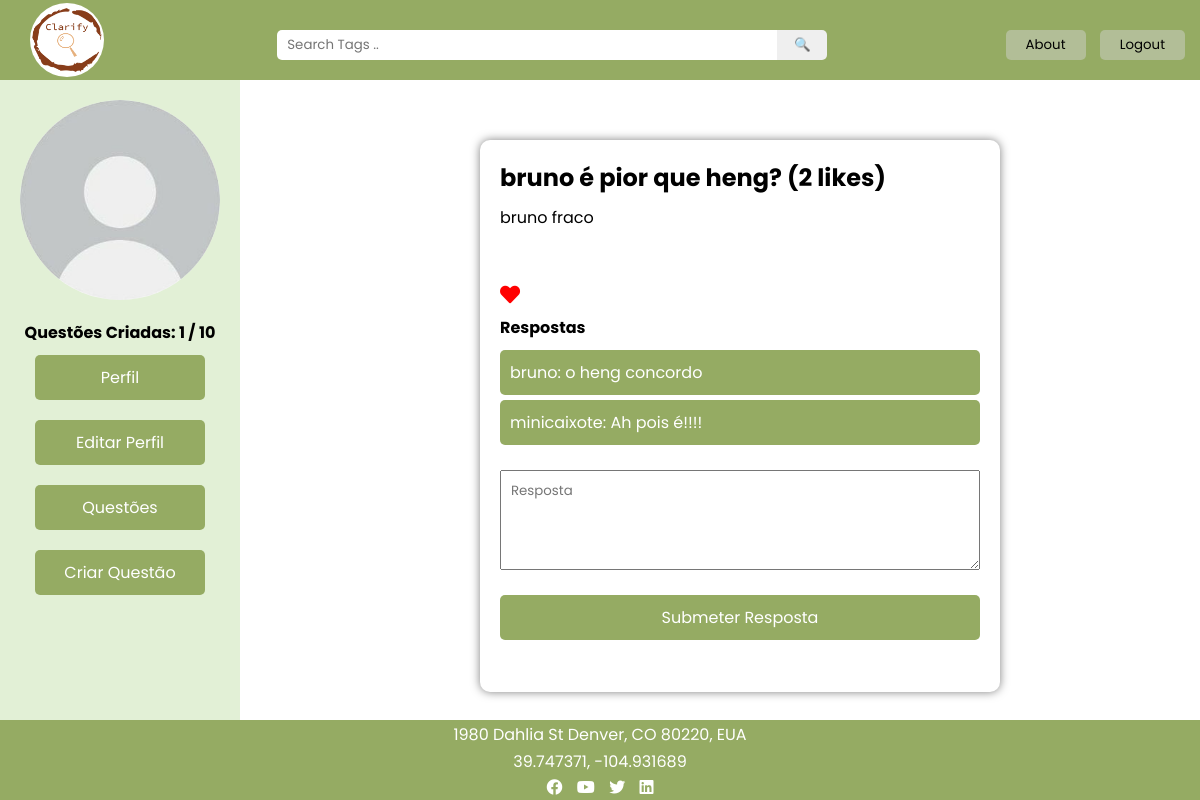
The page /forum/16/detalhe_questao (signed in) on the database as committed earlier.
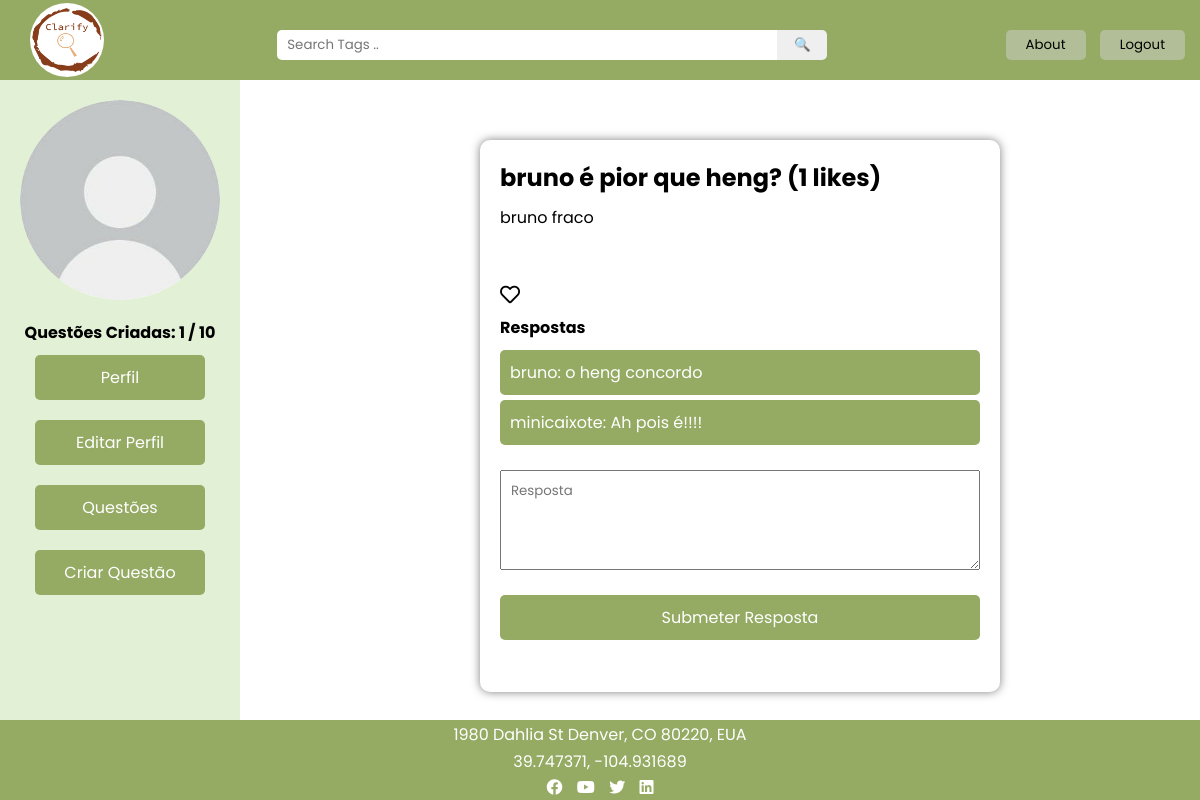
The same page on the database as committed later.
### forum/models.py (models this page shows)
class Questao(models.Model):
    user = models.ForeignKey(User, on_delete=models.CASCADE)
    questao_titulo = models.CharField(max_length=100, default="")
    questao_descricao = models.CharField(max_length=500, default="")
    questao_data = models.DateTimeField('data da publicacao')
    tags = models.ManyToManyField('Tag', related_name='questao')
    numero_likes = models.IntegerField(default=0)

### forum/views.py (the view)
# urls.py: path("<int:questao_id>/detalhe_questao", views.detalhe_questao, name='detalhe_questao'), # pagina detalhe questao
def detalhe_questao(request, questao_id):
    questao = get_object_or_404(Questao, pk=questao_id)
    like = isLiked(request, questao)
    if request.method == 'POST':
        if request.user.is_authenticated:
            try:
                resposta_texto = request.POST['resposta_texto']
                Resposta.objects.create(questao=questao, user=request.user, resposta_texto=resposta_texto,
                                    resposta_data=timezone.now())
            except(KeyError):
                list_respostas = Resposta.objects.filter(questao=questao)
                return render(request, "detalhe_questao.html", {'questao': questao, "list": list_respostas, "like":like, "erro_message": "Erro"})
            list_respostas = Resposta.objects.filter(questao=questao)
            return render(request, 'detalhe_questao.html', {'questao': questao, "list": list_respostas, "like":like})
        else:
            list_respostas = Resposta.objects.filter(questao=questao)
            return render(request, 'detalhe_questao.html', {'questao':questao, 'list':list_respostas, "like":like, 'error_message':"Login necessário"})
    else:
        list_respostas = Resposta.objects.filter(questao=questao)
        return render(request, 'detalhe_questao.html', {'questao': questao, "list": list_respostas,"like":like})

### forum/views.py (called while the page is built)
def isLiked(request,questao):
    if request.user.is_authenticated:
        try:
            Like.objects.get(questao=questao, user=request.user)
            return True
        except Like.DoesNotExist:
            return False
    else: return False

### forum/templates/detalhe_questao.html (shortened to what this page needs)
{% extends 'index.html' %}
{% block conteudo %}
    <div class="detalhe_questao_content">
        <div class="info_questao">
            <h1>{{ questao.questao_titulo }} ({{ questao.numero_likes }} likes)</h1>
            <p>
                {{ questao.questao_descricao }}
            </p>
            <form action="{% url 'forum:like_questao' questao.id %}">
                {% if like %}
                    <button id="heart-button" class="fa fa-heart" style="color: red; font-size: 20px"></button>
                {% else %}
                    <button id="heart-button" class="far fa-heart" style="color: black; font-size: 20px"></button>
                {% endif %}
            </form>
        </div>
        <div class="lista_resposta">
            <label>Respostas</label>
            {% if list %}
                <ul>
                    {% for resposta in list %}
                        <li class="question">
                            {{ resposta.user.username }}: {{ resposta.resposta_texto }}
                        </li>
                    {% endfor %}
                </ul>
            {% else  %}
                Não há repostas!!!
            {% endif %}
        </div>
        <form class="detalhe_questao_form" action="{% url 'forum:detalhe_questao' questao.id %}" method="post">
            <textarea placeholder="Resposta" class="text_area" type="text" name="resposta_texto" rows="5" cols="50" required></textarea><br>
            <button class="submeter" type="submit">Submeter Resposta</button>
        </form>
    </div>
{% endblock %}

Rows that differ between the two databases and show on the page:
changed Questao "bruno é pior que heng?": numero_likes "2" → "1"
